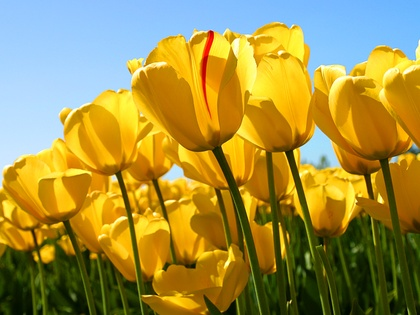
%> input picture Tulips.jpg, 420 x 315 px, shrunk from 1024 x 768 before the run
$ octave gaussian.m   (GNU Octave 9; MATLAB toolbox functions it lacks are replaced by stand-ins)
%> lines starting %> are read from the running program, lines starting %| are printed output that depends on the picture
%Smoothing

img = imread('Tulips.jpg');
%> img is the input picture: size 315x420x3 uint8; mean R, G, B 160.9, 143.3, 68.1
IM = imnoise(img,'Gaussian',0.04,0.003);
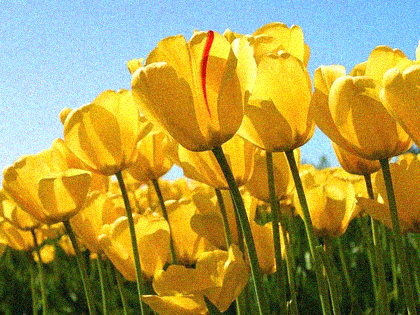
%> IM: size 315x420x3 uint8; mean R, G, B 169.2, 153.3, 76.8

% making a gaussian kernel
sigma = 1;         % standard deviation of the distribution
% since we are going to normalize the kernel anyway, hence only exponential
% part will matter.
kernel = zeros(5,5);      % for a 5x5 kernel
W = 0;                    % sum of elements of kernel (for normalization)
for i = 1:5
    for j=1:5
        sq_dist = (i-3)^2+ (j-3)^2;
        kernel(i,j) = exp(-1*(sq_dist)/(2*sigma*sigma));
        W = W + kernel(i,j);
    end
end
kernel = kernel/W;

% now we apply the filter to the image
[m,n] = size(IM);
%> m = 315; n = 1260
output = zeros(m,n);
Im = padarray(IM,[2 2]);
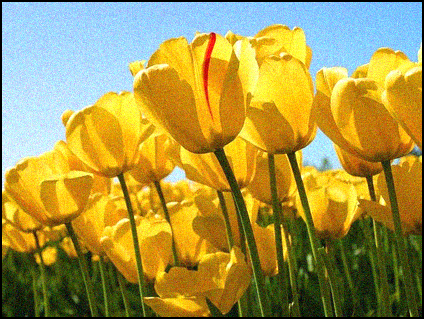
%> Im: size 319x424x3 uint8; mean R, G, B 165.5, 149.9, 75.1

for i=1:m
    for j=1:n
        temp = Im(i:i+4 , j:j+4);
        temp = double(temp);
        conv = temp.*kernel;
        output(i,j) = sum(conv(:));
    end
end
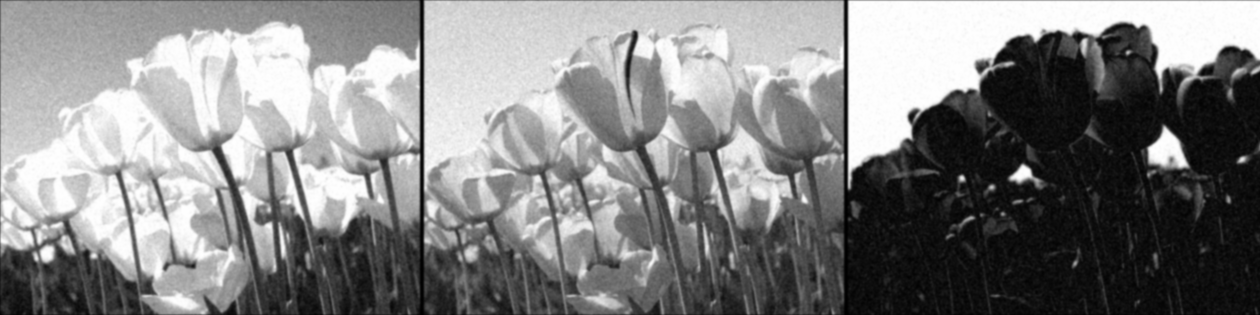
%> output: size 315x1260 double; min 0.0219, max 255, mean 132.3; drawn with min black and max white

output = uint8(output);
%> output: size 315x1260 uint8

% now we can show original and filtered image
figure(1);
set(gcf,'Position',get(0,'Screensize'));
subplot(121),imshow(IM),title('original Image');
subplot(122),imshow(output),title('output of gaussian filter');
